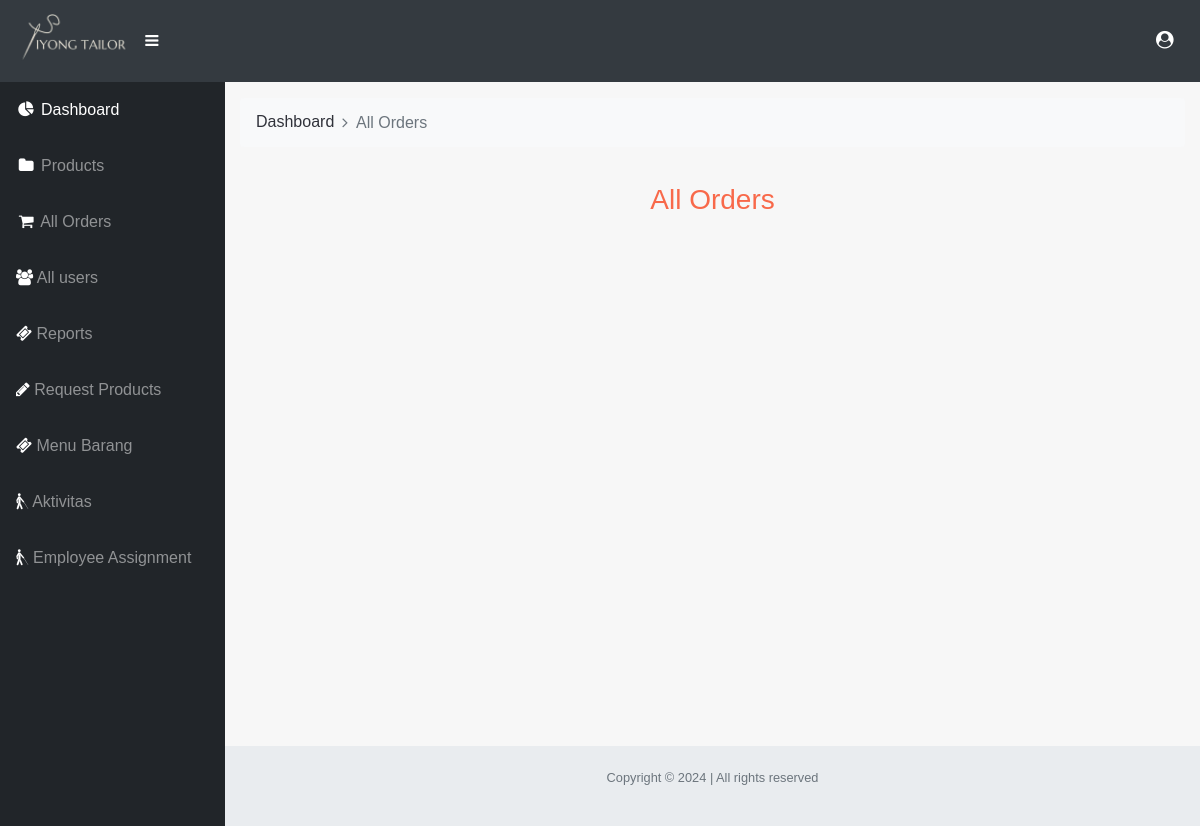
Page /admin/orders.php (signed in) on the earlier database version.
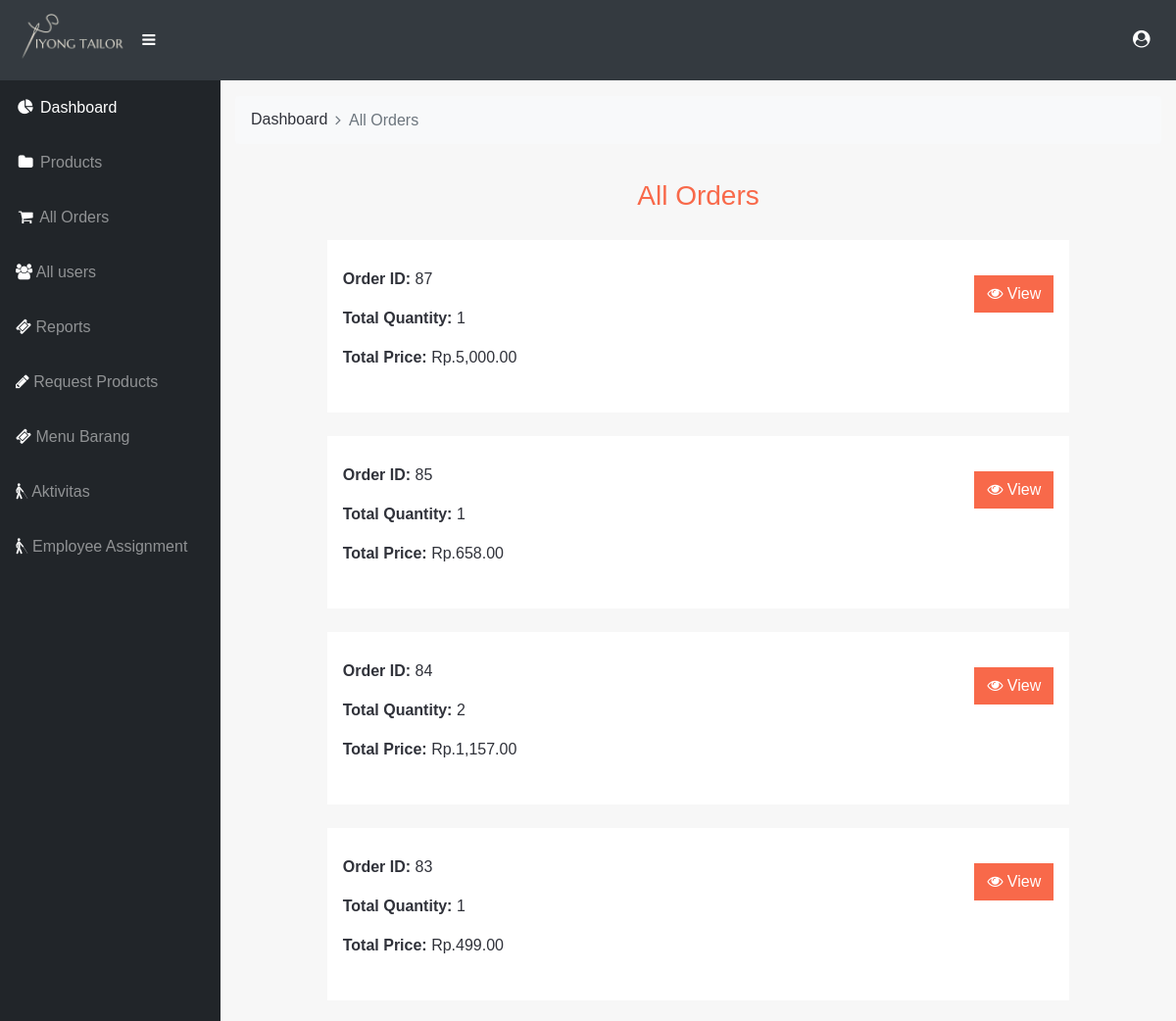
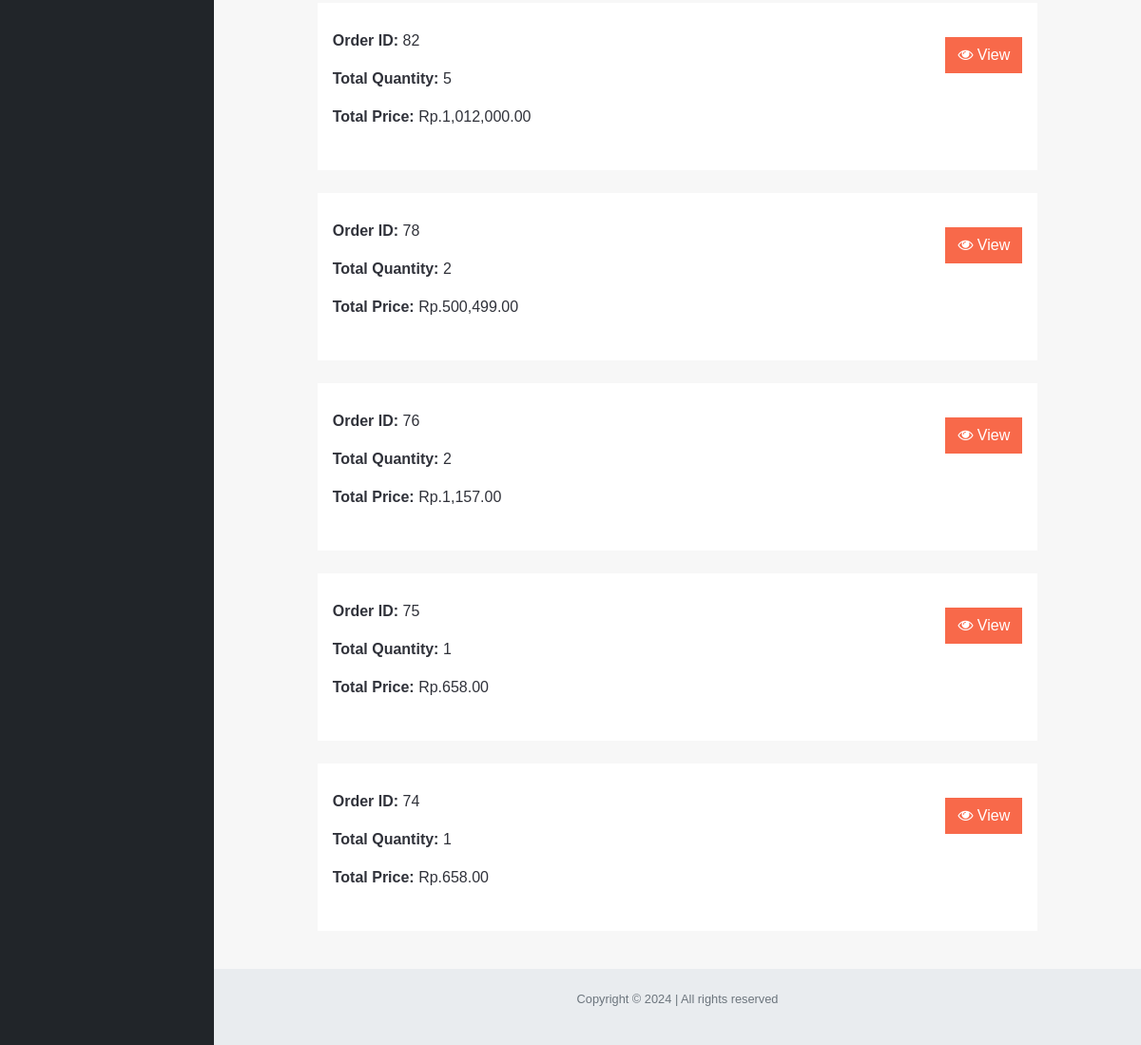
Same page on the later database version (2 pictures, top to bottom).
### tables this page shows
CREATE TABLE `orders` (
  `user_id` int(20) NOT NULL,
  `order_id` int(50) NOT NULL,
  `address` varchar(200) NOT NULL,
  `firstname` varchar(100) NOT NULL,
  `lastname` varchar(100) NOT NULL,
  `email` varchar(150) NOT NULL,
  `contact_no` text NOT NULL,
  `city` varchar(50) NOT NULL,
  `pincode` varchar(50) NOT NULL,
  `payment_mode` varchar(50) NOT NULL,
  `order_date` varchar(20) NOT NULL,
  `order_status` varchar(10) NOT NULL
);

### admin/orders.php (the view, shortened to what this page needs)
<?php
include './inc/header.php';
include './inc/sidebar.php';
include './inc/db_connect.php';
?>
<div id="content-wrapper">
  <div class="container-fluid">
    <nav aria-label="breadcrumb">
      <ol class="breadcrumb arr-right bg-light">
        <li class="breadcrumb-item"><a href="index.php">Dashboard</a></li>
        <li class="breadcrumb-item active" aria-current="page">All Orders</li>
      </ol>
    </nav>
    <section>
      <div class="container-fluid">
        <div class="row">
          <div class="col-md-1"></div>
          <div class="col-md-10 my-3">
            <h3 class="text-orange text-center py-1">All Orders</h3>
            <?php
            $res = mysqli_query($conn,
              "SELECT
                  o.order_id,
                  SUM(oi.product_price * oi.quantity) AS total_price,
                  SUM(oi.quantity) AS total_qty,
                  GROUP_CONCAT(p.product_name SEPARATOR ', ') AS product_names
               FROM orders o
               JOIN order_items oi ON o.order_id = oi.order_id
               JOIN products p ON oi.product_id = p.id
               GROUP BY o.order_id
               ORDER BY o.order_id DESC"
            );
            while ($row = mysqli_fetch_assoc($res)) {
            ?>
              <div class="order px-3 my-4 custom-card">
                <div class="row my-2">
                  <div class="col-md-9">
                    <p><strong>Order ID:</strong> <?php echo $row['order_id']; ?></p>
                    <p><strong>Total Quantity:</strong> <?php echo $row['total_qty']; ?></p>
                    <p><strong>Total Price:</strong> Rp.<?php echo number_format($row['total_price'], 2); ?></p>
                  </div>
                  <div class="col-md-3 text-right">
                    <a href="order-details.php?id=<?php echo $row['order_id']; ?>" class="btn custom-btn my-2">
                      <i class="fa fa-eye"></i> View
                    </a>
                  </div>
                </div>
              </div>
            <?php } ?>
          </div>
          <div class="col-md-1"></div>
        </div>
      </div>
    </section>
  </div>
</div>
<?php
include './inc/footer.php';
?>

### admin/inc/header.php (shortened to what this page needs)
<!DOCTYPE html>
<html lang="en">
<head>
  <link href="css/admin.css" rel="stylesheet">
  <link rel="stylesheet" type="text/css" href="https://stackpath.bootstrapcdn.com/bootstrap/4.3.1/css/bootstrap.min.css">
  <link rel="stylesheet" type="text/css" href="https://stackpath.bootstrapcdn.com/font-awesome/4.7.0/css/font-awesome.min.css">
  <link rel="stylesheet" type="text/css" href="../css/styles.css">
</head>
<body id="page-top">
  <nav class="navbar navbar-expand navbar-dark bg-dark static-top">
  <a class="logo my-1" style="text-decoration: none;" href="index.php">
    <h2 class="text-center">
        <img src="../img/icon_iyongtailor2.png" style="max-width: 200px; height: 50px;">
    </h2>
</a>
    <button class="btn btn-link btn-sm text-white order-1 order-sm-0" id="sidebarToggle" href="#">
      <i class="fa fa-bars"></i>
    </button>
    <ul class="navbar-nav ml-auto ml-md-0">
      <li class="nav-item dropdown no-arrow">
        <a class="nav-link dropdown-toggle" href="#" id="userDropdown" role="button" data-toggle="dropdown" aria-haspopup="true" aria-expanded="false">
          <i class="fa fa-user-circle fa-fw"></i>
        </a>
      </li>
    </ul>
  </nav>

### admin/inc/sidebar.php (shortened to what this page needs)
<div id="wrapper">
    <ul class="sidebar navbar-nav">
      <li class="nav-item active">
        <a class="nav-link" href="index.php">
          <i class="fa fa-fw fa-pie-chart"></i>
          <span>Dashboard</span>
        </a>
      </li>
      <li class="nav-item dropdown">
        <a class="nav-link" href="#" id="pagesDropdown" role="button" data-toggle="dropdown" aria-haspopup="true" aria-expanded="true">
          <i class="fa fa-fw fa-folder"></i>
          <span>Products</span>
        </a>
      </li>
      <li class="nav-item">
        <a class="nav-link" href="orders.php">
          <i class="fa fa-fw fa-shopping-cart"></i>
          <span>All Orders</span></a>
      </li>
      <li class="nav-item">
        <a class="nav-link" href="users.php">
          <i class="fa fa-users"></i>
          <span>All users</span></a>
      </li>
      <li class="nav-item">
        <a class="nav-link" href="tickets.php">
          <i class="fa fa-ticket"></i>
          <span>Reports</span></a>
      </li>
      <li class="nav-item">
        <a class="nav-link" href="admin-request.php">
          <i class="fa fa-pencil"></i>
          <span>Request Products</span></a>
      </li>
      <li class="nav-item">
        <a class="nav-link" href="admin_menu.php">
          <i class="fa fa-ticket"></i>
          <span>Menu Barang</span></a>
      </li>
      <li class="nav-item">
        <a class="nav-link" href="activity.php">
          <i class="fa fa-blind"></i>
          <span>Aktivitas</span></a>
      </li>
      <li class="nav-item">
        <a class="nav-link" href="admin-employee.php">
          <i class="fa fa-blind"></i>
          <span>Employee Assignment</span></a>
      </li>
    </ul>

### admin/inc/footer.php (shortened to what this page needs)
<footer class="sticky-footer">
        <div class="container my-auto">
          <div class="copyright text-center my-auto">
            <span> <p class="text-muted"> Copyright &copy; <script>document.write(new Date().getFullYear());</script> | All rights reserved </p> </span>
          </div>
        </div>
      </footer>
    </div>
</body>
</html>

### css/styles.css (style rules this page uses)
body { background-color: #F7F7F7; color:#30323A; font-family: 'Titillium Web', sans-serif; }
.custom-btn { color: #fff !important; background-color: #F8694A; border-radius: 0; }
a { color: #30323A; outline: none; }
i { color: #30323A; }
.breadcrumb { background-color: transparent; }
.navbar { text-transform: uppercase; }
.navbar i { font-size: 1.1em; }
.custom-card { background: #fff; padding: 20px; }
.btn { border-radius: 0; }
a, a img ,.product, div { outline : none !important; }
.text-orange { color: #f8694a; }
.breadcrumb-item+.breadcrumb-item::before { display: inline-block; padding-right: .5rem; color: #6c757d; font-family: 'FontAwesome'; content: "\f105"!important; }
.dropdown { position: relative; display: inline-block; }
.navbar ul>li a { text-decoration: none; }

### admin/inc/header.php (style rules this page uses)
i { color: #fff; }

Differences in the rows shown:
added orders: order_id "87", total_qty "1", total_price "5,000.00"
added orders: order_id "85", total_qty "1", total_price "658.00"
added orders: order_id "84", total_qty "2", total_price "1,157.00"
added orders: order_id "83", total_qty "1", total_price "499.00"
added orders: order_id "82", total_qty "5", total_price "1,012,000.00"
added orders: order_id "78", total_qty "2", total_price "500,499.00"
added orders: order_id "76", total_qty "2", total_price "1,157.00"
added orders: order_id "75", total_qty "1", total_price "658.00"
added orders: order_id "74", total_qty "1", total_price "658.00"
